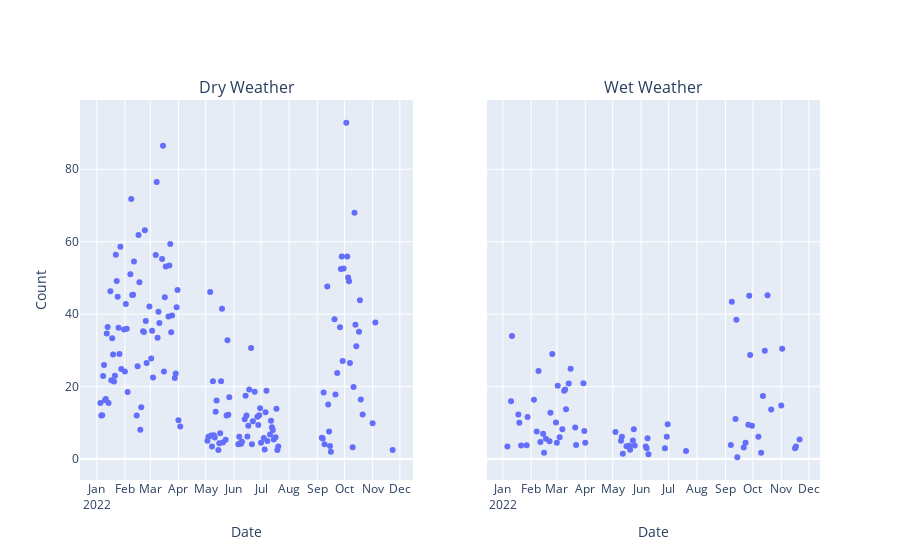

Notebook source saved alongside this figure:
### Markdown cell above
## Seasonal Impact on Transportation Demand

### Code cell
# march june july data
mjj = df[['Date','Count','Weather']]
# add data for rest of the seasons
data3 = pd.concat([mjj,seasons], ignore_index = True)

#subplots
fig = make_subplots(rows=1, cols=2, subplot_titles=('Dry Weather', 'Wet Weather'), shared_yaxes = True)

# dry weather data
dry_data = data3[data3['Weather'] == 'Dry']
dry_final = dry_data['Count'].groupby(data3['Date']).mean().reset_index()
# dry subplot
fig1 = px.scatter(dry_final, x='Date', y='Count')
for trace in fig1['data']:
    fig.add_trace(trace, row=1, col=1)

# wet weather data
wet_data = data3[data3['Weather'] == 'Wet']
wet_final = wet_data['Count'].groupby(data3['Date']).mean().reset_index()
# wet subplot
fig2 = px.scatter(wet_final, x='Date', y='Count')
for trace in fig2['data']:
    fig.add_trace(trace, row=1, col=2)

# plot
fig.update_xaxes(title_text='Date', row=1, col=1, dtick="M1", tickformat="%b\n%Y")
fig.update_xaxes(title_text='Date', row=1, col=2, dtick="M1", tickformat="%b\n%Y")
fig.update_yaxes(title_text='Count', row=1, col=1)
fig.show()

### Figure 1 — Plotly figure (JSON) as saved in the notebook; plotly's stock layout.template omitted (floating-point values rounded to 4 significant figures; data arrays with more than 128 entries replaced by an {"elided": "..."} marker saying what was removed)
{"data": [{"hovertemplate": "Date=%{x}<br>Count=%{y}<extra></extra>", "legendgroup": "", "marker": {"color": "#636efa", "symbol": "circle"}, "mode": "markers", "name": "", "orientation": "v", "showlegend": false, "type": "scatter", "x": {"elided": "158 str values"}, "xaxis": "x", "y": {"elided": "158 float values"}, "yaxis": "y"}, {"hovertemplate": "Date=%{x}<br>Count=%{y}<extra></extra>", "legendgroup": "", "marker": {"color": "#636efa", "symbol": "circle"}, "mode": "markers", "name": "", "orientation": "v", "showlegend": false, "type": "scatter", "x": ["2022-01-06T00:00:00", "2022-01-10T00:00:00", "2022-01-11T00:00:00", "2022-01-18T00:00:00", "2022-01-19T00:00:00", "2022-01-21T00:00:00", "2022-01-27T00:00:00", "2022-01-28T00:00:00", "2022-02-04T00:00:00", "2022-02-07T00:00:00", "2022-02-09T00:00:00", "2022-02-11T00:00:00", "2022-02-14T00:00:00", "2022-02-15T00:00:00", "2022-02-17T00:00:00", "2022-02-21T00:00:00", "2022-02-22T00:00:00", "2022-02-24T00:00:00", "2022-02-28T00:00:00", "2022-03-01T00:00:00", "2022-03-02T00:00:00", "2022-03-04T00:00:00", "2022-03-07T00:00:00", "2022-03-09T00:00:00", "2022-03-10T00:00:00", "2022-03-11T00:00:00", "2022-03-14T00:00:00", "2022-03-16T00:00:00", "2022-03-21T00:00:00", "2022-03-22T00:00:00", "2022-03-30T00:00:00", "2022-03-31T00:00:00", "2022-04-01T00:00:00", "2022-05-04T00:00:00", "2022-05-10T00:00:00", "2022-05-11T00:00:00", "2022-05-12T00:00:00", "2022-05-16T00:00:00", "2022-05-19T00:00:00", "2022-05-20T00:00:00", "2022-05-23T00:00:00", "2022-05-24T00:00:00", "2022-05-25T00:00:00", "2022-06-06T00:00:00", "2022-06-07T00:00:00", "2022-06-08T00:00:00", "2022-06-09T00:00:00", "2022-06-27T00:00:00", "2022-06-29T00:00:00", "2022-06-30T00:00:00", "2022-07-20T00:00:00", "2022-09-07T00:00:00", "2022-09-08T00:00:00", "2022-09-12T00:00:00", "2022-09-13T00:00:00", "2022-09-14T00:00:00", "2022-09-21T00:00:00", "2022-09-23T00:00:00", "2022-09-26T00:00:00", "2022-09-27T00:00:00", "2022-09-28T00:00:00", "2022-09-30T00:00:00", "2022-10-07T00:00:00", "2022-10-10T00:00:00", "2022-10-12T00:00:00", "2022-10-14T00:00:00", "2022-10-17T00:00:00", "2022-10-21T00:00:00", "2022-11-01T00:00:00", "2022-11-02T00:00:00", "2022-11-16T00:00:00", "2022-11-17T00:00:00", "2022-11-21T00:00:00"], "xaxis": "x2", "y": [3.5, 15.95, 33.98, 12.32, 10, 3.75, 3.833, 11.6, 16.38, 7.6, 24.32, 4.7, 7, 1.75, 5.636, 4.9, 12.81, 29, 10.11, 4.5, 20.27, 6, 8.25, 18.89, 19.23, 13.74, 20.87, 24.91, 8.688, 3.875, 20.91, 7.75, 4.5, 7.465, 5.038, 6.192, 1.5, 3.549, 3.667, 2.6, 5.129, 8.262, 3.75, 3.5, 3, 5.754, 1.333, 3, 6.18, 9.62, 2.194, 3.875, 43.4, 11.07, 38.47, 0.5, 3.2, 4.5, 9.467, 45.09, 28.7, 9.222, 6.143, 1.75, 17.4, 29.88, 45.25, 13.71, 14.8, 30.44, 3, 3.5, 5.429], "yaxis": "y2"}], "layout": {"annotations": [{"font": {"size": 16}, "showarrow": false, "text": "Dry Weather", "x": 0.225, "xanchor": "center", "xref": "paper", "y": 1, "yanchor": "bottom", "yref": "paper"}, {"font": {"size": 16}, "showarrow": false, "text": "Wet Weather", "x": 0.775, "xanchor": "center", "xref": "paper", "y": 1, "yanchor": "bottom", "yref": "paper"}], "xaxis": {"anchor": "y", "domain": [0, 0.45], "dtick": "M1", "tickformat": "%b\n%Y", "title": {"text": "Date"}}, "xaxis2": {"anchor": "y2", "domain": [0.55, 1], "dtick": "M1", "tickformat": "%b\n%Y", "title": {"text": "Date"}}, "yaxis": {"anchor": "x", "domain": [0, 1], "title": {"text": "Count"}}, "yaxis2": {"anchor": "x2", "domain": [0, 1], "matches": "y", "showticklabels": false}}}
